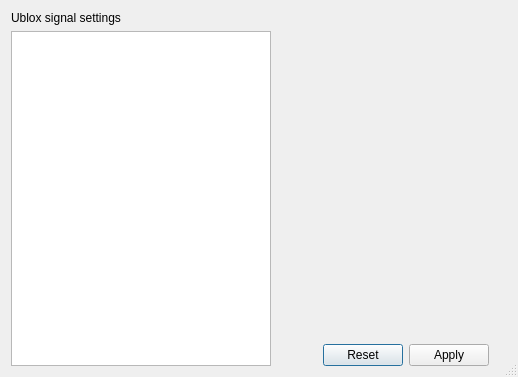
<?xml version="1.0" encoding="UTF-8"?>
<ui version="4.0">
 <class>Settings</class>
 <widget class="QDialog" name="Settings">
  <property name="windowModality">
   <enum>Qt::ApplicationModal</enum>
  </property>
  <property name="geometry">
   <rect>
    <x>0</x>
    <y>0</y>
    <width>518</width>
    <height>377</height>
   </rect>
  </property>
  <property name="sizePolicy">
   <sizepolicy hsizetype="Preferred" vsizetype="Preferred">
    <horstretch>0</horstretch>
    <verstretch>0</verstretch>
   </sizepolicy>
  </property>
  <property name="windowTitle">
   <string>Settings</string>
  </property>
  <property name="sizeGripEnabled">
   <bool>true</bool>
  </property>
  <property name="modal">
   <bool>true</bool>
  </property>
  <layout class="QHBoxLayout" name="horizontalLayout">
   <item>
    <layout class="QVBoxLayout" name="verticalLayout">
     <property name="sizeConstraint">
      <enum>QLayout::SetMinimumSize</enum>
     </property>
     <item>
      <widget class="QLabel" name="label">
       <property name="sizePolicy">
        <sizepolicy hsizetype="Minimum" vsizetype="Preferred">
         <horstretch>200</horstretch>
         <verstretch>0</verstretch>
        </sizepolicy>
       </property>
       <property name="minimumSize">
        <size>
         <width>200</width>
         <height>0</height>
        </size>
       </property>
       <property name="baseSize">
        <size>
         <width>200</width>
         <height>0</height>
        </size>
       </property>
       <property name="text">
        <string>Ublox signal settings</string>
       </property>
      </widget>
     </item>
     <item>
      <widget class="QTableWidget" name="ubloxSignalStates">
       <property name="enabled">
        <bool>true</bool>
       </property>
       <property name="sizePolicy">
        <sizepolicy hsizetype="Fixed" vsizetype="Expanding">
         <horstretch>0</horstretch>
         <verstretch>0</verstretch>
        </sizepolicy>
       </property>
       <property name="minimumSize">
        <size>
         <width>260</width>
         <height>200</height>
        </size>
       </property>
       <property name="sizeIncrement">
        <size>
         <width>0</width>
         <height>0</height>
        </size>
       </property>
       <property name="baseSize">
        <size>
         <width>320</width>
         <height>200</height>
        </size>
       </property>
      </widget>
     </item>
    </layout>
   </item>
   <item>
    <spacer name="horizontalSpacer">
     <property name="orientation">
      <enum>Qt::Horizontal</enum>
     </property>
     <property name="sizeType">
      <enum>QSizePolicy::Fixed</enum>
     </property>
     <property name="sizeHint" stdset="0">
      <size>
       <width>28</width>
       <height>20</height>
      </size>
     </property>
    </spacer>
   </item>
   <item>
    <layout class="QVBoxLayout" name="verticalLayout_2">
     <item>
      <spacer name="verticalSpacer">
       <property name="orientation">
        <enum>Qt::Vertical</enum>
       </property>
       <property name="sizeHint" stdset="0">
        <size>
         <width>20</width>
         <height>40</height>
        </size>
       </property>
      </spacer>
     </item>
     <item>
      <widget class="QDialogButtonBox" name="buttonBox">
       <property name="locale">
        <locale language="English" country="Germany"/>
       </property>
       <property name="orientation">
        <enum>Qt::Horizontal</enum>
       </property>
       <property name="standardButtons">
        <set>QDialogButtonBox::Apply|QDialogButtonBox::Reset</set>
       </property>
       <property name="centerButtons">
        <bool>true</bool>
       </property>
      </widget>
     </item>
    </layout>
   </item>
  </layout>
 </widget>
 <resources/>
 <connections>
  <connection>
   <sender>buttonBox</sender>
   <signal>accepted()</signal>
   <receiver>Settings</receiver>
   <slot>accept()</slot>
   <hints>
    <hint type="sourcelabel">
     <x>248</x>
     <y>254</y>
    </hint>
    <hint type="destinationlabel">
     <x>157</x>
     <y>274</y>
    </hint>
   </hints>
  </connection>
  <connection>
   <sender>buttonBox</sender>
   <signal>rejected()</signal>
   <receiver>Settings</receiver>
   <slot>reject()</slot>
   <hints>
    <hint type="sourcelabel">
     <x>316</x>
     <y>260</y>
    </hint>
    <hint type="destinationlabel">
     <x>286</x>
     <y>274</y>
    </hint>
   </hints>
  </connection>
 </connections>
</ui>
